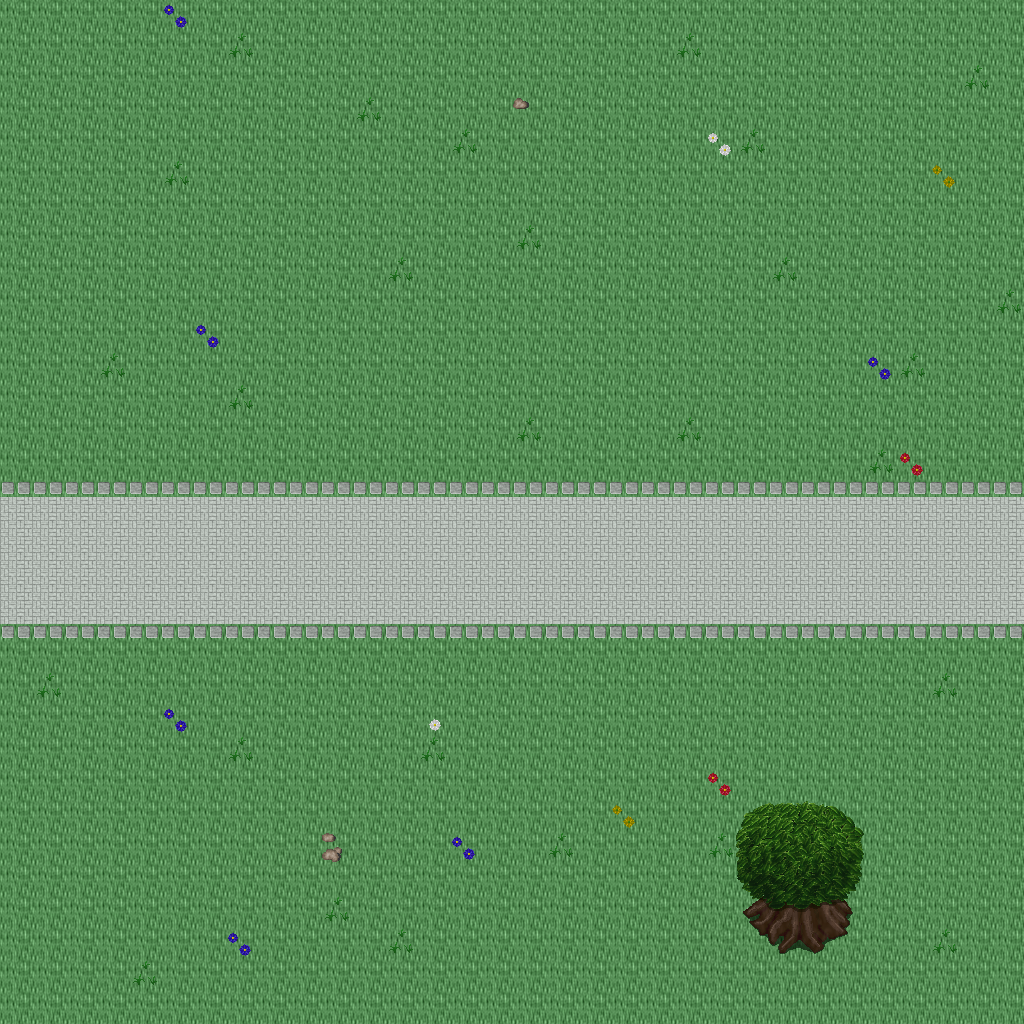

The image is a tile-based game level rendered from a .tmx file. Its description and source (layers, tilesets, objects; grid data summarised) follow:
An orthogonal 32x32 tile map with 32x32 px tiles, 5 tile layers (Ground, Objects, Objects2, Above, ...), 1 hidden layer not drawn, 49 tilesets.

<map version="1.10" tiledversion="1.11.0" orientation="orthogonal" renderorder="right-down" width="32" height="32" tilewidth="32" tileheight="32" infinite="0" nextlayerid="11" nextobjectid="1">
 <tileset firstgid="1" name="ground_ground" tilewidth="32" tileheight="32" tilecount="33" columns="3">
  <image source="../drawable/ground_ground.png" width="96" height="352" />
 </tileset>
 <tileset firstgid="34" name="building_castle" tilewidth="32" tileheight="32" tilecount="320" columns="20">
  <image source="../drawable/building_castle.png" width="640" height="512" />
 </tileset>
 <tileset firstgid="354" name="furniture_carpet_carpets_2" tilewidth="32" tileheight="32" tilecount="20" columns="4">
  <image source="../drawable/furniture_carpet_carpets_2.png" width="128" height="160" />
 </tileset>
 <tileset firstgid="374" name="ground_indoor_tiles" tilewidth="32" tileheight="32" tilecount="8" columns="2">
  <image source="../drawable/ground_indoor_tiles.png" width="64" height="128" />
 </tileset>
 <tileset firstgid="382" name="ground_water_pool" tilewidth="32" tileheight="32" tilecount="72" columns="3">
  <image source="../drawable/ground_water_pool.png" width="96" height="768" />
 </tileset>
 <tileset firstgid="454" name="ground_brown_paving" tilewidth="32" tileheight="32" tilecount="2" columns="2">
  <image source="../drawable/ground_brown_paving.png" width="64" height="32" />
 </tileset>
 <tileset firstgid="456" name="ground_spikes" tilewidth="32" tileheight="32" tilecount="1" columns="1">
  <image source="../drawable/ground_spikes.png" width="32" height="32" />
 </tileset>
 <tileset firstgid="457" name="ground_ridge_earth_dark" tilewidth="32" tileheight="32" tilecount="96" columns="12">
  <image source="../drawable/ground_ridge_earth_dark.png" width="384" height="256" />
 </tileset>
 <tileset firstgid="553" name="plant_grasses" tilewidth="32" tileheight="32" tilecount="6" columns="3">
  <image source="../drawable/plant_grasses.png" width="96" height="64" />
 </tileset>
 <tileset firstgid="559" name="ground_water_pool_corners" tilewidth="32" tileheight="32" tilecount="72" columns="3">
  <image source="../drawable/ground_water_pool_corners.png" width="96" height="768" />
 </tileset>
 <tileset firstgid="631" name="building_fence_fence_chunky" tilewidth="32" tileheight="32" tilecount="21" columns="3">
  <image source="../drawable/building_fence_fence_chunky.png" width="96" height="224" />
 </tileset>
 <tileset firstgid="652" name="ground_earth_edges" tilewidth="32" tileheight="32" tilecount="18" columns="6">
  <image source="../drawable/ground_earth_edges.png" width="192" height="96" />
 </tileset>
 <tileset firstgid="670" name="ground_rock_pebbles" tilewidth="32" tileheight="32" tilecount="3" columns="1">
  <image source="../drawable/ground_rock_pebbles.png" width="32" height="96" />
 </tileset>
 <tileset firstgid="673" name="ground_square_patch" tilewidth="32" tileheight="32" tilecount="9" columns="3">
  <image source="../drawable/ground_square_patch.png" width="96" height="96" />
 </tileset>
 <tileset firstgid="682" name="plant_leaves" tilewidth="32" tileheight="32" tilecount="8" columns="4">
  <image source="../drawable/plant_leaves.png" width="128" height="64" />
 </tileset>
 <tileset firstgid="690" name="item_corpse_skull_dark" tilewidth="32" tileheight="32" tilecount="2" columns="2">
  <image source="../drawable/item_corpse_skull_dark.png" width="64" height="32" />
 </tileset>
 <tileset firstgid="692" name="item_corpse_skeleton" tilewidth="32" tileheight="32" tilecount="4" columns="2">
  <image source="../drawable/item_corpse_skeleton.png" width="64" height="64" />
 </tileset>
 <tileset firstgid="696" name="furniture_table_grey_fancy" tilewidth="32" tileheight="32" tilecount="9" columns="3">
  <image source="../drawable/furniture_table_grey_fancy.png" width="96" height="96" />
 </tileset>
 <tileset firstgid="705" name="furniture_table_grey_long" tilewidth="32" tileheight="32" tilecount="4" columns="2">
  <image source="../drawable/furniture_table_grey_long.png" width="64" height="64" />
 </tileset>
 <tileset firstgid="709" name="furniture_table_grey_plain" tilewidth="32" tileheight="32" tilecount="9" columns="3">
  <image source="../drawable/furniture_table_grey_plain.png" width="96" height="96" />
 </tileset>
 <tileset firstgid="718" name="item_gothic_slab" tilewidth="32" tileheight="32" tilecount="1" columns="1">
  <image source="../drawable/item_gothic_slab.png" width="32" height="32" />
 </tileset>
 <tileset firstgid="719" name="logic_creature_gnome" tilewidth="32" tileheight="32" tilecount="6" columns="6">
  <image source="../drawable/logic_creature_gnome.png" width="192" height="32" />
 </tileset>
 <tileset firstgid="725" name="logic_creature_animal" tilewidth="32" tileheight="32" tilecount="32" columns="8">
  <image source="../drawable/logic_creature_animal.png" width="256" height="128" />
 </tileset>
 <tileset firstgid="757" name="logic_collision" tilewidth="32" tileheight="32" tilecount="1" columns="1">
  <image source="../drawable/logic_collision.png" width="32" height="32" />
 </tileset>
 <tileset firstgid="758" name="ground_water_pool_deep" tilewidth="32" tileheight="32" tilecount="72" columns="3">
  <image source="../drawable/ground_water_pool_deep.png" width="96" height="768" />
 </tileset>
 <tileset firstgid="830" name="object_suspension_bridge" tilewidth="32" tileheight="32" tilecount="24" columns="3">
  <image source="../drawable/object_suspension_bridge.png" width="96" height="256" />
 </tileset>
 <tileset firstgid="854" name="plant_flower_daisy_blue" tilewidth="32" tileheight="32" tilecount="8" columns="2">
  <image source="../drawable/plant_flower_daisy_blue.png" width="64" height="128" />
 </tileset>
 <tileset firstgid="862" name="plant_flower_daisy_red" tilewidth="32" tileheight="32" tilecount="8" columns="2">
  <image source="../drawable/plant_flower_daisy_red.png" width="64" height="128" />
 </tileset>
 <tileset firstgid="870" name="plant_flower_daisy_white" tilewidth="32" tileheight="32" tilecount="8" columns="2">
  <image source="../drawable/plant_flower_daisy_white.png" width="64" height="128" />
 </tileset>
 <tileset firstgid="878" name="plant_flower_daisy_yellow" tilewidth="32" tileheight="32" tilecount="8" columns="2">
  <image source="../drawable/plant_flower_daisy_yellow.png" width="64" height="128" />
 </tileset>
 <tileset firstgid="886" name="plant_tree_tree_green" tilewidth="32" tileheight="32" tilecount="88" columns="8">
  <image source="../drawable/plant_tree_tree_green.png" width="256" height="352" />
 </tileset>
 <tileset firstgid="974" name="ground_rock_pebbles" tilewidth="32" tileheight="32" tilecount="3" columns="1">
  <image source="../drawable/ground_rock_pebbles.png" width="32" height="96" />
 </tileset>
 <tileset firstgid="977" name="item_banners_flag" tilewidth="32" tileheight="32" tilecount="12" columns="3">
  <image source="../drawable/item_banners_flag.png" width="96" height="128" />
 </tileset>
 <tileset firstgid="989" name="item_flagpole" tilewidth="32" tileheight="32" tilecount="3" columns="1">
  <image source="../drawable/item_flagpole.png" width="32" height="96" />
 </tileset>
 <tileset firstgid="992" name="furniture_chair_bench_white" tilewidth="32" tileheight="32" tilecount="8" columns="2">
  <image source="../drawable/furniture_chair_bench_white.png" width="64" height="128" />
 </tileset>
 <tileset firstgid="1000" name="item_statue_flowered_arch" tilewidth="32" tileheight="32" tilecount="24" columns="6">
  <image source="../drawable/item_statue_flowered_arch.png" width="192" height="128" />
 </tileset>
 <tileset firstgid="1024" name="building_decoration_block" tilewidth="32" tileheight="32" tilecount="2" columns="2">
  <image source="../drawable/building_decoration_block.png" width="64" height="32" />
 </tileset>
 <tileset firstgid="1026" name="building_decoration_orbpedestal" tilewidth="32" tileheight="32" tilecount="2" columns="1">
  <image source="../drawable/building_decoration_orbpedestal.png" width="32" height="64" />
 </tileset>
 <tileset firstgid="1028" name="item_statue_urn_with_flowers" tilewidth="32" tileheight="32" tilecount="2" columns="1">
  <image source="../drawable/item_statue_urn_with_flowers.png" width="32" height="64" />
 </tileset>
 <tileset firstgid="1030" name="building_decoration_pool" tilewidth="32" tileheight="32" tilecount="9" columns="3">
  <image source="../drawable/building_decoration_pool.png" width="96" height="96" />
 </tileset>
 <tileset firstgid="1039" name="item_statue_romanic_art1" tilewidth="32" tileheight="32" tilecount="4" columns="2">
  <image source="../drawable/item_statue_romanic_art1.png" width="64" height="64" />
 </tileset>
 <tileset firstgid="1043" name="building_wall_int_clay" tilewidth="32" tileheight="32" tilecount="100" columns="10">
  <image source="../drawable/building_wall_int_clay.png" width="320" height="320" />
 </tileset>
 <tileset firstgid="1143" name="ground_green_paving" tilewidth="32" tileheight="32" tilecount="18" columns="3">
  <image source="../drawable/ground_green_paving.png" width="96" height="192" />
 </tileset>
 <tileset firstgid="1161" name="logic_protection" tilewidth="32" tileheight="32" tilecount="2" columns="2">
  <image source="../drawable/logic_protection.png" width="64" height="32" />
 </tileset>
 <tileset firstgid="1163" name="furniture_other_stick" tilewidth="32" tileheight="32" tilecount="2" columns="1">
  <image source="../drawable/furniture_other_stick.png" width="32" height="64" />
 </tileset>
 <tileset firstgid="1165" name="item_scrying_orb" tilewidth="32" tileheight="32" tilecount="8" columns="8">
  <image source="../drawable/item_scrying_orb.png" width="256" height="32" />
 </tileset>
 <tileset firstgid="1173" name="light_dim_light_7x5" tilewidth="32" tileheight="32" tilecount="35" columns="7">
  <image source="../drawable/light_dim_light_7x5.png" width="224" height="160" />
 </tileset>
 <tileset firstgid="1208" name="light_light_5x5" tilewidth="32" tileheight="32" tilecount="25" columns="5">
  <image source="../drawable/light_light_5x5.png" width="160" height="160" />
 </tileset>
 <tileset firstgid="1233" name="furniture_light_lamp_bronze" tilewidth="32" tileheight="32" tilecount="3" columns="1">
  <image source="../drawable/furniture_light_lamp_bronze.png" width="32" height="96" />
 </tileset>
 <layer id="1" name="Ground" width="32" height="32">
  <data>[1024 cells, 1024 non-empty, 2 distinct tile ids]</data>
 </layer>
 <layer id="2" name="Objects" width="32" height="32">
  <data>[1024 cells, 111 non-empty, 16 distinct tile ids]</data>
 </layer>
 <layer id="3" name="Objects2" width="32" height="32">
  <data>[1024 cells, 0 non-empty, 0 distinct tile ids]</data>
 </layer>
 <layer id="4" name="Above" width="32" height="32">
  <data>[1024 cells, 14 non-empty, 14 distinct tile ids]</data>
 </layer>
 <layer id="5" name="Above2" width="32" height="32">
  <data>[1024 cells, 0 non-empty, 0 distinct tile ids]</data>
 </layer>
 <layer id="6" name="Walkable" width="32" height="32" visible="0">
  <data>[1024 cells, 6 non-empty, 1 distinct tile ids]</data>
 </layer>
 <objectgroup id="7" name="Mapevents" />
 <objectgroup id="8" name="Spawn" />
 <objectgroup id="9" name="Keys" />
 <objectgroup id="10" name="Replace" />
</map>
